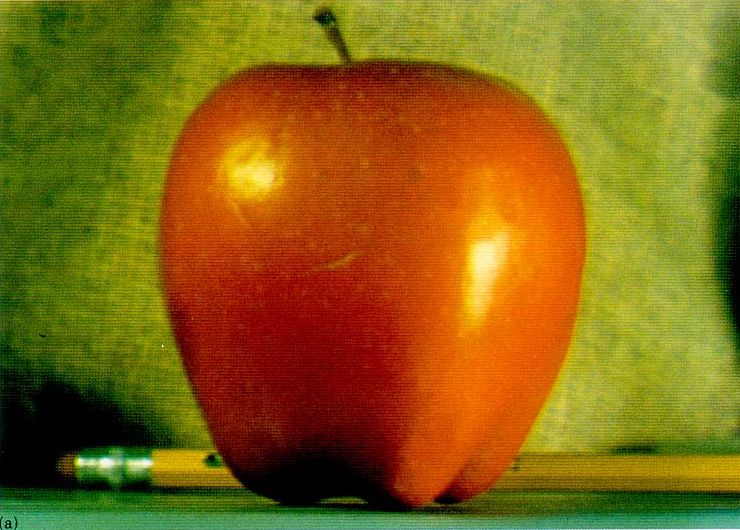
#> input picture 2/input_images/burt_apple.png, 740 x 530 px
$ python part2_4.py
#> lines starting #> are read from the running program, lines starting #| are printed output that depends on the picture; after the words box and inside, x2 and y2 are one past the last pixel; in counts of white or black regions, pixels touching at a corner belong together
import os
import cv2
import numpy as np
import matplotlib.pyplot as plt

def apply_filter(img, kernel):
    return cv2.filter2D(img, -1, kernel, borderType=cv2.BORDER_REFLECT)

def low_pass_filter(sigma):
    ksize = int(6 * sigma) | 1
    g = cv2.getGaussianKernel(ksize, sigma)
    return g @ g.T

def stacks(img, num_levels=5, sigma=2):
    gaussian, laplacian = [img], []
    for i in range(num_levels):
        blurred = apply_filter(img, low_pass_filter(sigma * 2**i))  # σ doubles
        laplacian.append(gaussian[-1] - blurred)
        gaussian.append(blurred)
    laplacian.append(gaussian[-1])
    return gaussian, laplacian

def load_rgb(path, size=None, max_side=1000):
    img = cv2.imread(path)
    if img is None:
        raise FileNotFoundError(path)
    if size is not None:
        h, w = img.shape[:2]
        tw, th = size
        if w * th > h * tw:
            new_w = round(h * tw / th)
            img = img[:, (w - new_w) // 2:(w - new_w) // 2 + new_w]
        else:
            new_h = round(w * th / tw)
            img = img[(h - new_h) // 2:(h - new_h) // 2 + new_h]
        img = cv2.resize(img, size, interpolation=cv2.INTER_AREA)
    elif max(img.shape[:2]) > max_side:
        scale = max_side / max(img.shape[:2])
        img = cv2.resize(img, None, fx=scale, fy=scale, interpolation=cv2.INTER_AREA)
    return cv2.cvtColor(img, cv2.COLOR_BGR2RGB).astype(np.float32) / 255

def to_gray(img):
    g = cv2.cvtColor(img, cv2.COLOR_RGB2GRAY)
    return np.repeat(g[..., None], 3, axis=-1)

def align_to(img_b, pts_a, pts_b, w, h):
    hb, wb = img_b.shape[:2]
    src = np.float32([(x * wb, y * hb) for x, y in pts_b])
    dst = np.float32([(x * w, y * h) for x, y in pts_a])
    M, _ = cv2.estimateAffinePartial2D(src, dst)
    return cv2.warpAffine(img_b, M, (w, h), flags=cv2.INTER_LINEAR, borderMode=cv2.BORDER_REFLECT)

def make_mask(spec, h, w):
    if spec == "vertical":
        mask = np.zeros((h, w), np.float32)
        mask[:, :w // 2] = 1.0
    elif spec == "horizontal":
        mask = np.zeros((h, w), np.float32)
        mask[:h // 2, :] = 1.0
    else:
        mask = cv2.imread(spec, cv2.IMREAD_GRAYSCALE)
        if mask is None:
            raise FileNotFoundError(spec)
        mask = cv2.resize(mask, (w, h), interpolation=cv2.INTER_NEAREST)
        mask = (mask > 127).astype(np.float32)
    return np.repeat(mask[..., None], 3, axis=-1)

def blend(img_a, img_b, mask, num_levels=5, sigma=5):
    _, LA = stacks(img_a, num_levels, sigma)
    _, LB = stacks(img_b, num_levels, sigma)
    GM, _ = stacks(mask, num_levels, sigma)

    LA_m = [GM[i] * LA[i]       for i in range(len(LA))]
    LB_m = [(1 - GM[i]) * LB[i] for i in range(len(LB))]
    LS   = [a + b for a, b in zip(LA_m, LB_m)]
    return LA_m, LB_m, LS, np.clip(sum(LS), 0, 1)

def norm(x):
    return (x - x.min()) / (x.max() - x.min() + 1e-8)

def show_blend(img_a, img_b, mask, result, title=""):
    fig, ax = plt.subplots(1, 4, figsize=(16, 4))
    for a, im, t in zip(ax, [img_a, img_b, mask, result], ["Image A", "Image B", "Mask (white = A)", "Blend"]):
        a.imshow(im); a.set_title(t); a.axis("off")
    ax[2].axis("on"); ax[2].set_xticks([]); ax[2].set_yticks([])
    fig.suptitle(title)
    plt.tight_layout()

# [15 lines left out: function show_laplacian_stack, not called in this run]

def main():
    os.makedirs("results", exist_ok=True)

    blends = [
        ("input_images/burt_apple.png", "input_images/burt_orange.png", "vertical", "oraple"),
        ("input_images/dog.jpg", "input_images/lion.jpg", "vertical", "dog_lion"),
        ("input_images/rockies.jpg", "input_images/moon.jpg", "input_images/rockies_mask.png", "moon_rockies"),
        ("input_images/astronaut.jpg", "input_images/forest_night.jpg", "input_images/astronaut_mask.png", "astronaut_forest"),\
        ("input_images/dog.jpg", "input_images/moon.jpg", "input_images/dog_eye_mask.png", "moon_eye"),
    ]
    favourite = "moon_rockies"

    align_points = {
        "dog_lion": ([(0.295, 0.387), (0.768, 0.395)],
                     [(0.263, 0.305), (0.725, 0.308)]),
        "moon_eye": ([(0.2988, 0.3843), (0.2988 + 0.0392, 0.3843)],
                     [(0.5073, 0.4863), (0.5073 + 0.1311, 0.4863)]),
    }

    for (path_a, path_b, mask_spec, base), gray in [(b, g) for g in (False, True) for b in blends]:
        name = f"{base}_gray" if gray else base
        img_a = load_rgb(path_a)
#> in load_rgb, img is the input picture: shape (530, 740, 3); mean B, G, R 18.5, 101.2, 133.6
#> in load_rgb, `return cv2.cvtColor(img, cv2.COLOR_BGR2RGB).astype(np.float32) / 255`:
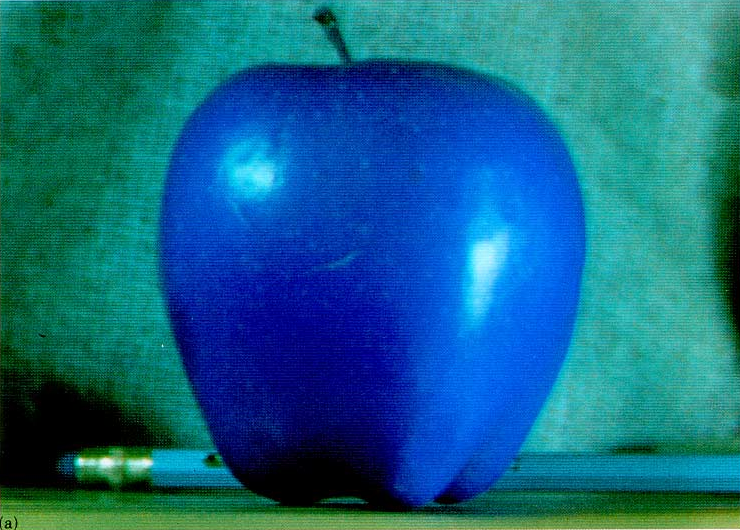
#> returned value: shape (530, 740, 3) float32; mean of channels 0, 1, 2 0.524, 0.397, 0.0723; drawn as B, G, R
        h, w = img_a.shape[:2]
        if base in align_points:
            img_b = align_to(load_rgb(path_b), *align_points[base], w, h)
        else:
            img_b = load_rgb(path_b, size=(w, h))
#> call 2 of load_rgb, with path = 'input_images/burt_orange.png', size = (740, 530), max_side = 1000
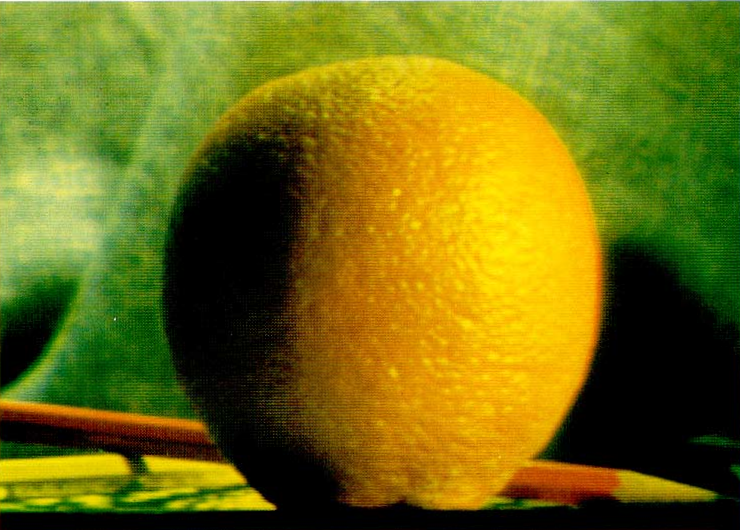
#> input picture 2/input_images/burt_orange.png, 740 x 530 px
#> in load_rgb, img is the input picture: shape (530, 740, 3); mean B, G, R 17.5, 109.8, 113.1
#> in load_rgb (call 2), `return cv2.cvtColor(img, cv2.COLOR_BGR2RGB).astype(np.float32) / 255`:
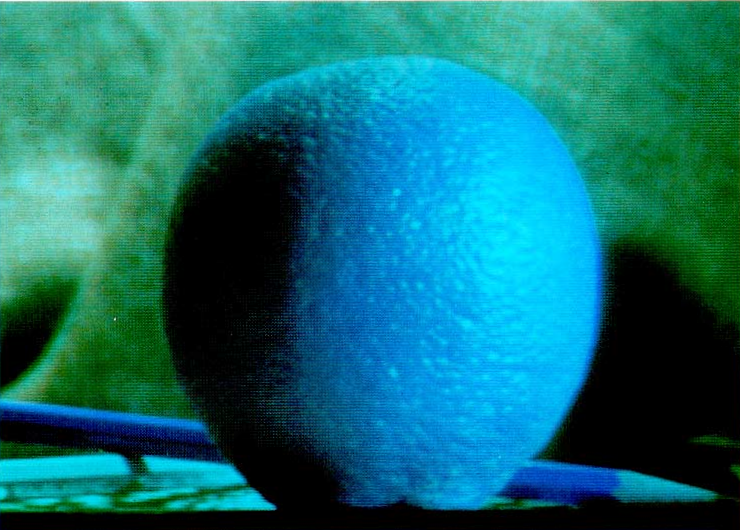
#> returned value: shape (530, 740, 3) float32; mean of channels 0, 1, 2 0.443, 0.431, 0.0686; drawn as B, G, R
        if gray:
            img_a, img_b = to_gray(img_a), to_gray(img_b)
        mask = make_mask(mask_spec, h, w)

        LA_m, LB_m, LS, result = blend(img_a, img_b, mask, num_levels=5, sigma=5)
#> in stacks, `gaussian, laplacian = [img], []`: laplacian = []
#> after the loop in stacks, `for i in range(num_levels):`: gaussian = 6 items; laplacian = 5 items
#> in blend, `_, LA = stacks(img_a, num_levels, sigma)`: LA = 6 items
#> in stacks (call 2), `gaussian, laplacian = [img], []`: laplacian = []
#> the loop in stacks (call 2), `for i in range(num_levels):` made 5 passes
#> pass 3, in stacks (call 2), `blurred = apply_filter(img, low_pass_filter(sigma * 2**i))`:
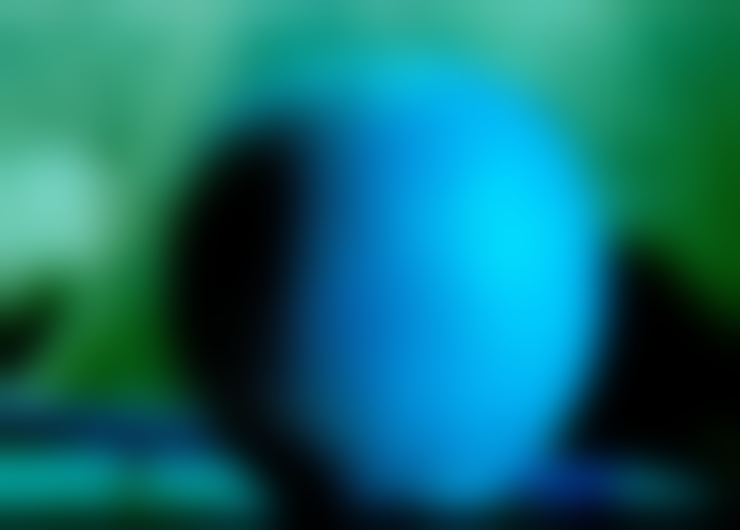
#> blurred: shape (530, 740, 3) float32; mean of channels 0, 1, 2 0.443, 0.43, 0.0686; drawn as B, G, R
#> after the loop in stacks (call 2), `for i in range(num_levels):`: laplacian = 5 items
#> in blend, `_, LB = stacks(img_b, num_levels, sigma)`: LB = 6 items
#> call 3 of stacks, with num_levels = 5, sigma = 5
#> in stacks (call 3), `gaussian, laplacian = [img], []`: laplacian = []
#> the loop in stacks (call 3), `for i in range(num_levels):` made 5 passes
#> pass 1, in stacks (call 3), `blurred = apply_filter(img, low_pass_filter(sigma * 2**i))`:
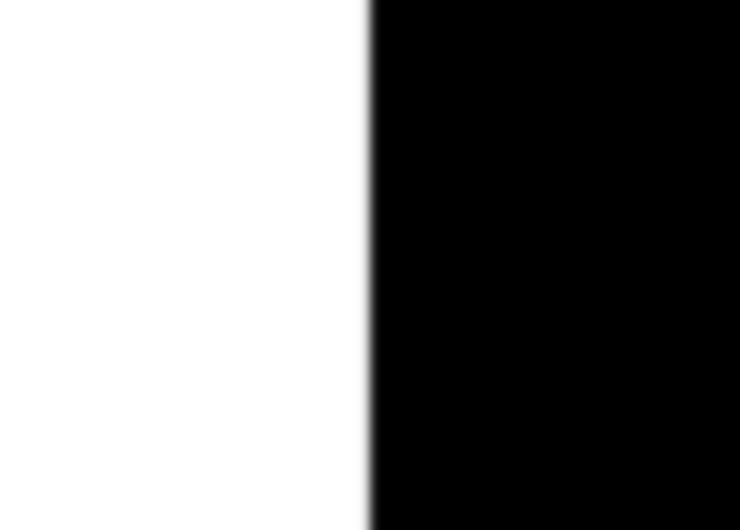
#> blurred: shape (530, 740, 3) float32; min -3.33e-16, max 1, mean 0.5; drawn with min black and max white
#> after the loop in stacks (call 3), `for i in range(num_levels):`:
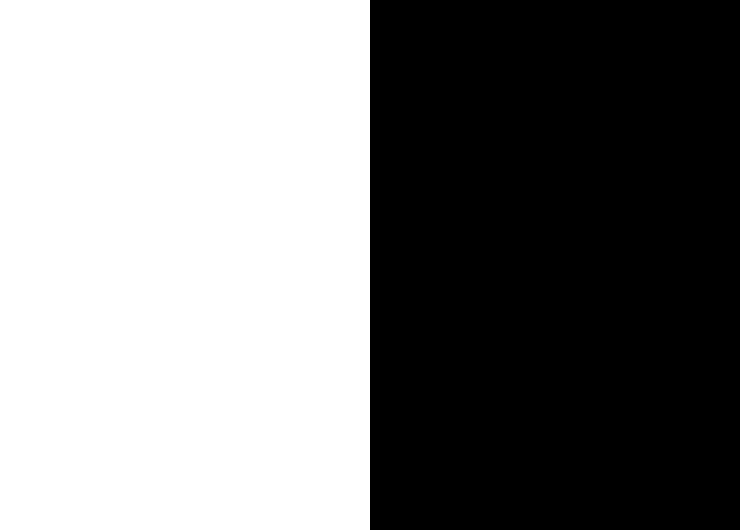
#> img: shape (530, 740, 3) float32; values 0 (black) and 1 (white), 50% white; 1 white region, box (x1, y1, x2, y2) and area: (0, 0, 370, 530) 196100
#> after the loop in stacks (call 3), `for i in range(num_levels):`: laplacian = 5 items
#> in blend, `GM, _ = stacks(mask, num_levels, sigma)`: GM = 6 items
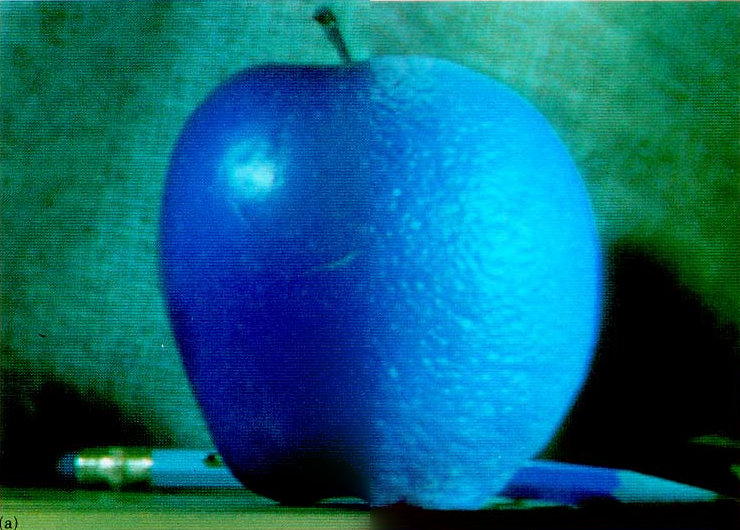
#> result: shape (530, 740, 3) float32; mean of channels 0, 1, 2 0.47, 0.39, 0.0388; drawn as B, G, R
#> LA_m = 6 items; LB_m = 6 items; LS = 6 items

        show_blend(img_a, img_b, mask, result, name)
#> the loop in show_blend, `for a, im, t in zip(ax, [img_a, img_b, mask, result], ["Image A", "Ima..` made 4 passes
#> t on passes 1 to 4: 'Image A', 'Image B', 'Mask (white = A)', 'Blend'
        plt.savefig(f"results/part2_4_{name}_blend.jpg", dpi=150)
        out = cv2.cvtColor((result * 255).astype(np.uint8), cv2.COLOR_RGB2BGR)
        cv2.imwrite(f"results/part2_4_{name}.jpg", out)

        if base == favourite:
            show_laplacian_stack(LA_m, LB_m, LS, title=name)
            plt.savefig(f"results/part2_4_{name}_stack.jpg", dpi=150)
#> pass 2 of the loop in main, `for (path_a, path_b, mask_spec, base), gray in [(b, g) for g in (False..`:
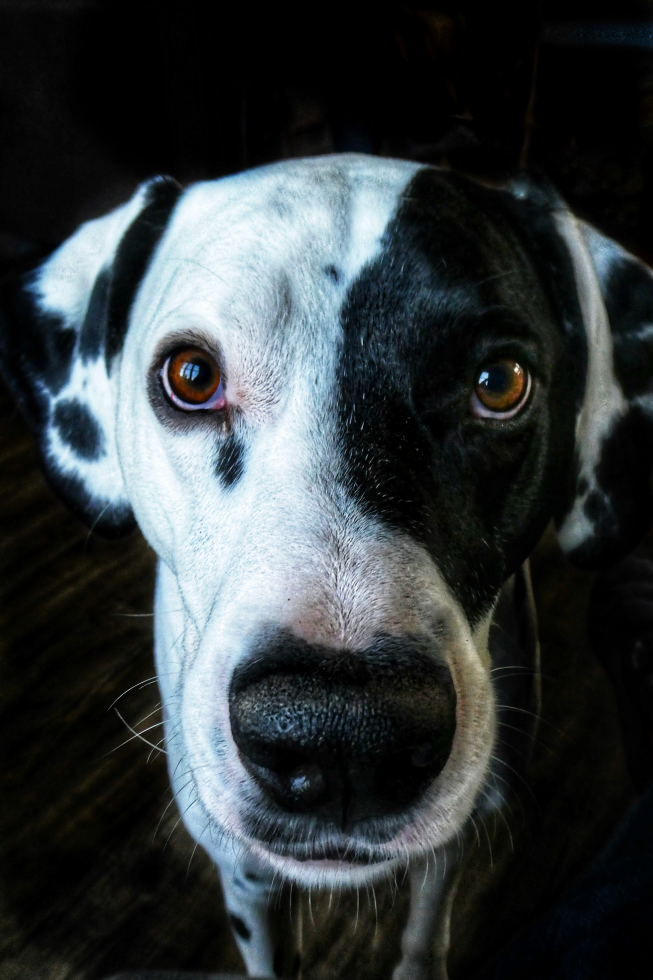
#> input picture 2/input_images/dog.jpg, 3264 x 4896 px (shown at 1/5 size)
#> in load_rgb, img is the input picture: shape (4896, 3264, 3); mean B, G, R 60.2, 58.2, 52.2
#> hb = 1000; wb = 667
#> src = [[175.4, 305], [483.6, 308]]
#> dst = [[196.8, 387], [512.3, 395]]
#> M = [[1.02, -0.016, 22.02], [0.016, 1.02, 71.89]]
#> in stacks (call 6), `gaussian, laplacian = [img], []`: laplacian = []
#> after the loop in stacks (call 6), `for i in range(num_levels):`:
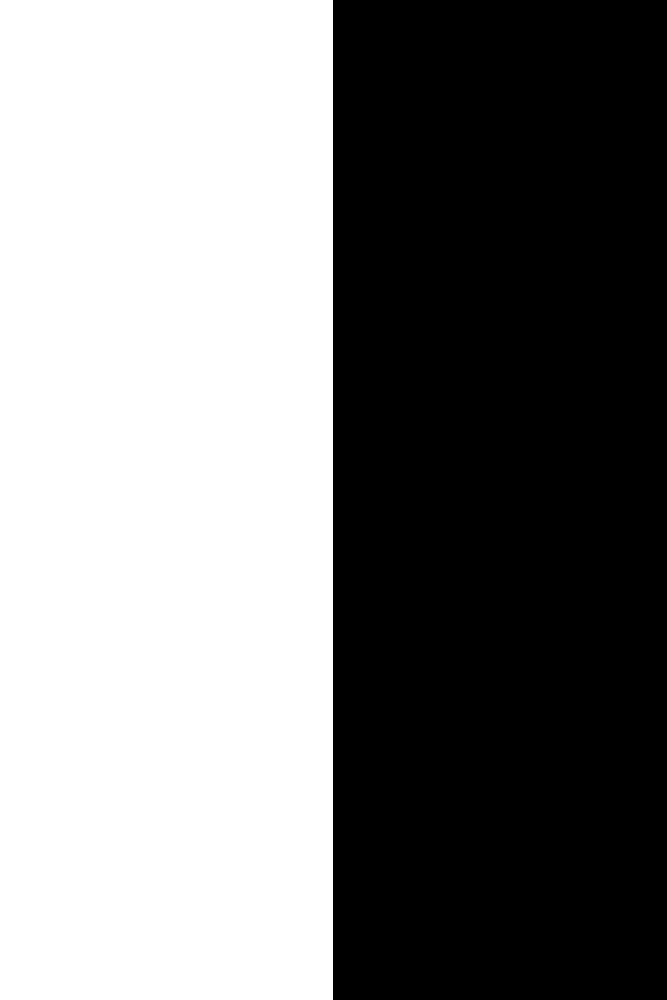
#> img: shape (1000, 667, 3) float32; values 0 (black) and 1 (white), 49.9% white; 1 white region, box (x1, y1, x2, y2) and area: (0, 0, 333, 1000) 333000
#> after the loop in stacks (call 6), `for i in range(num_levels):`: laplacian = 5 items
#> in main, `LA_m, LB_m, LS, result = blend(img_a, img_b, mask, num_levels=5, sigma..`:
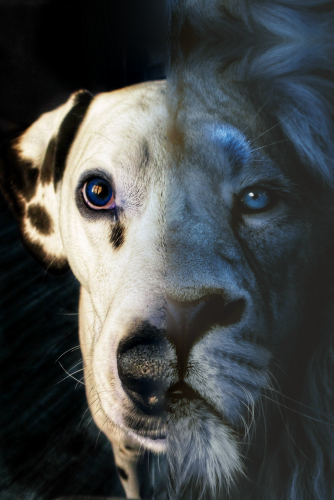
#> result: shape (1000, 667, 3) float32 (shown at 1/2 size); mean of channels 0, 1, 2 0.29, 0.291, 0.276; drawn as B, G, R
#> the loop in show_blend (call 2), `for a, im, t in zip(ax, [img_a, img_b, mask, result], ["Image A", "Ima..` made 4 passes
#> out: shape (1000, 667, 3)
#> pass 3 of the loop in main, `for (path_a, path_b, mask_spec, base), gray in [(b, g) for g in (False..`:
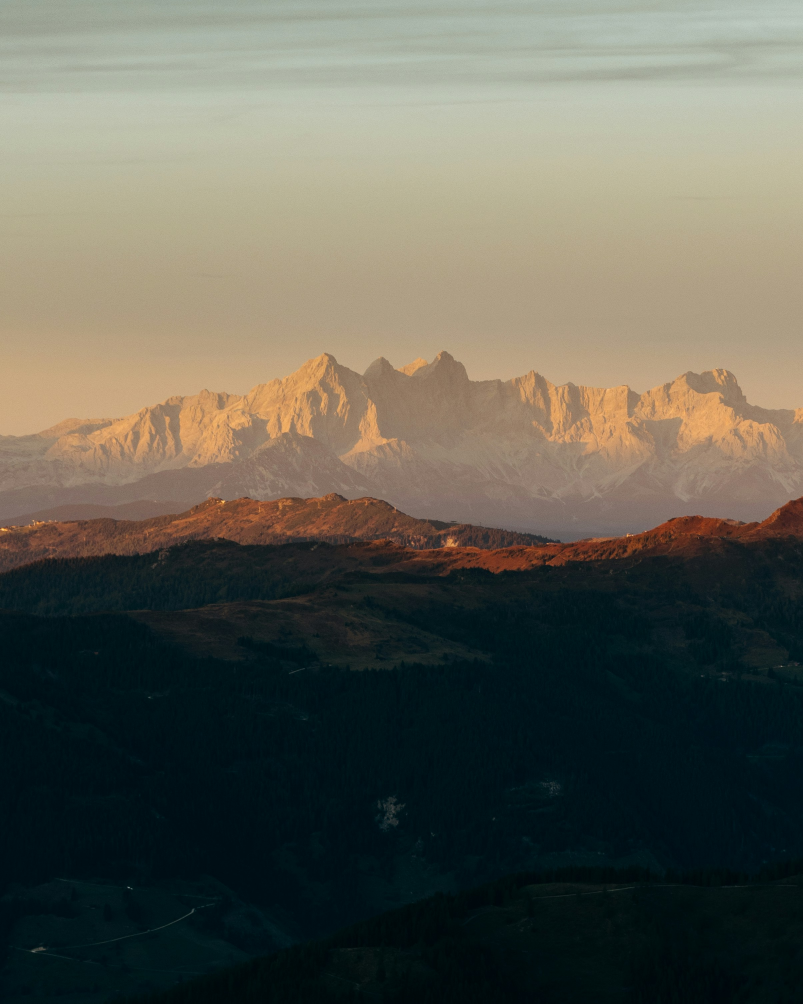
#> input picture 2/input_images/rockies.jpg, 2409 x 3011 px (shown at 1/3 size)
#> in load_rgb, img is the input picture: shape (3011, 2409, 3); mean B, G, R 84.9, 95.9, 96.1
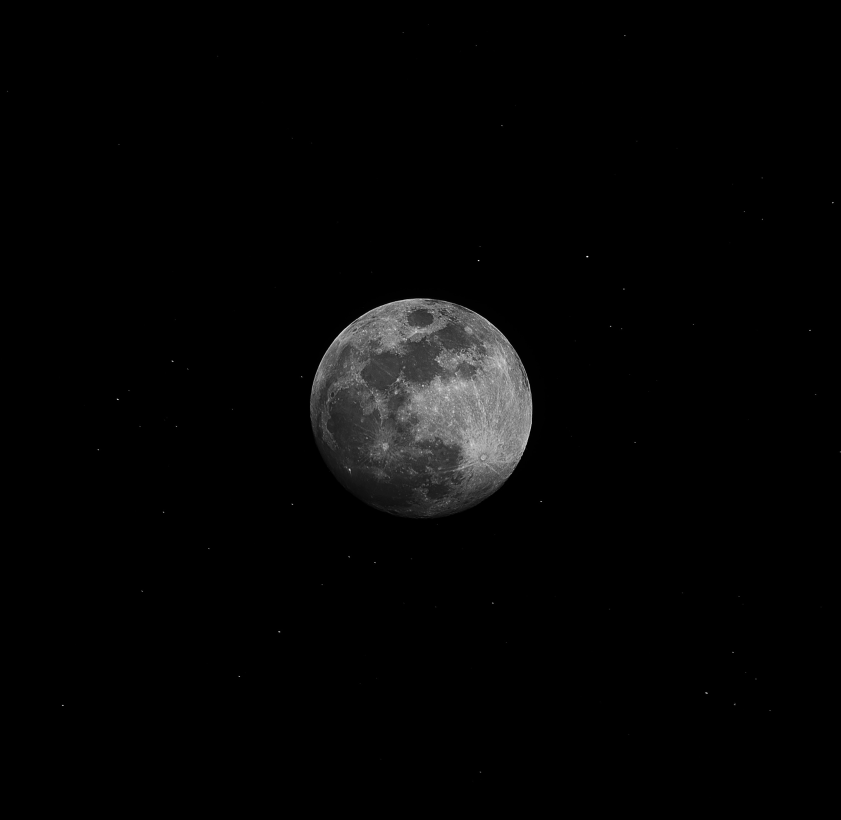
#> input picture 2/input_images/moon.jpg, 2521 x 2460 px (shown at 1/3 size)
#> in load_rgb, img is the input picture: shape (2460, 2521, 3); min 0, max 255, mean 5.1
#> in load_rgb (call 6), `img = cv2.resize(img, size, interpolation=cv2.INTER_AREA)`:
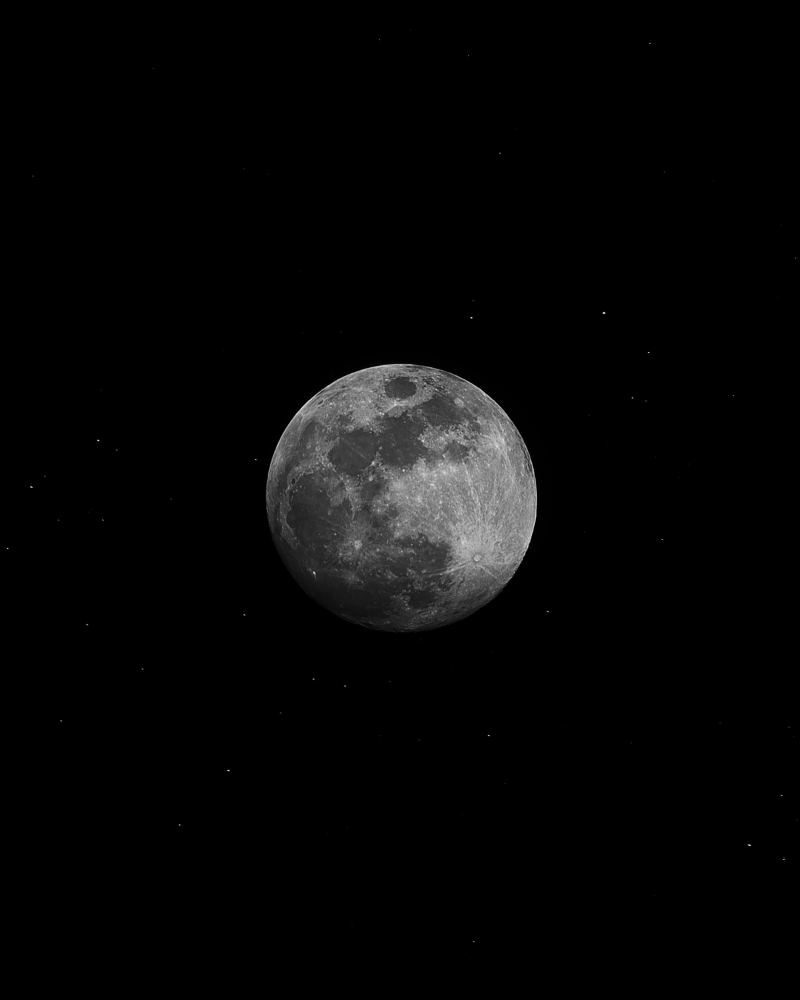
#> img: shape (1000, 800, 3); min 0, max 224, mean 6.6

    plt.show()


if __name__ == "__main__":
#> (the run stopped early here; a loop or call above may not have finished)
